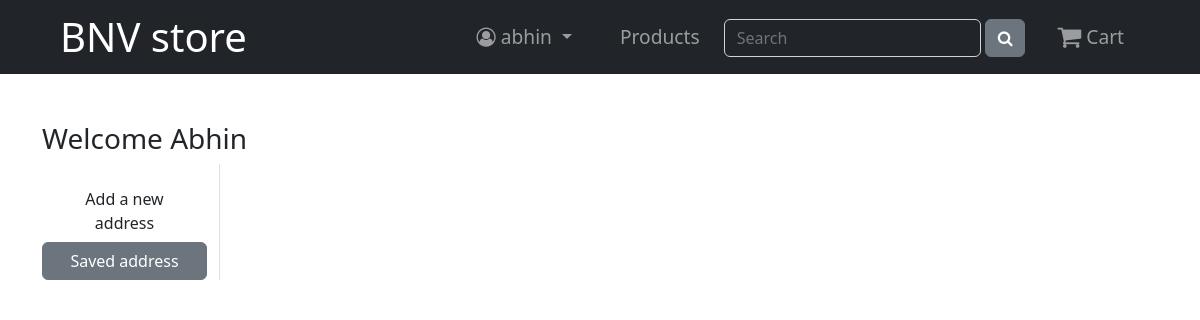
Page /address/ (signed in) on the earlier database version.
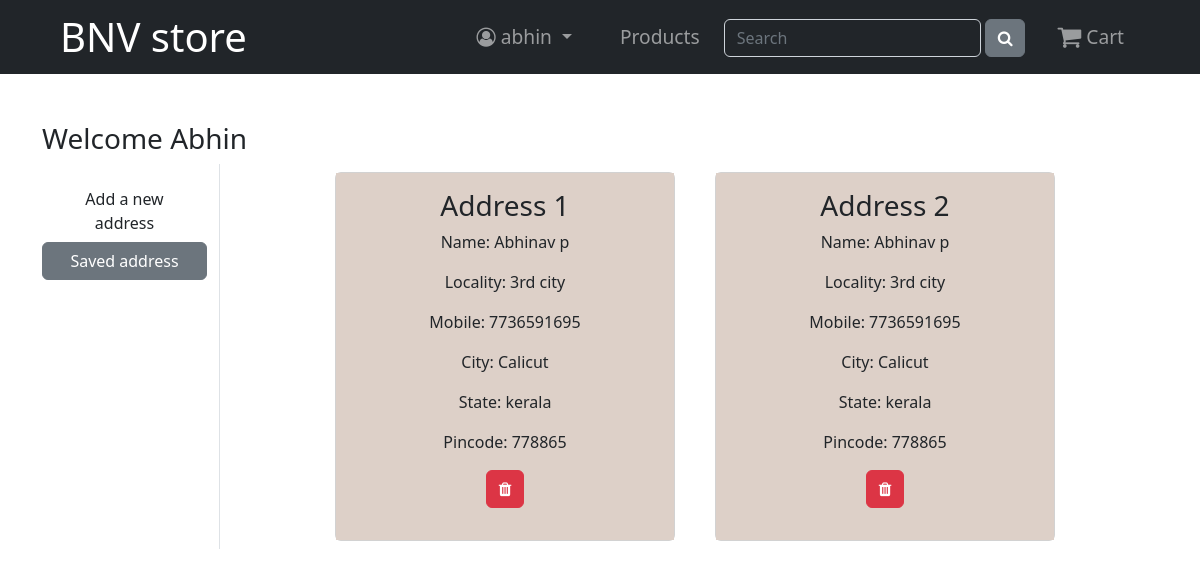
Same page on the later database version.
### app/models.py (models this page shows, shortened)
class Customer(models.Model):
    user = models.ForeignKey(User,on_delete=models.CASCADE)
    name = models.CharField(max_length=200)
    locality = models.CharField(max_length=200)
    city = models.CharField(max_length=50)
    mobile = models.IntegerField(default=0)
    zipcode = models.IntegerField()
    state = models.CharField(max_length=100)

### app/views.py (the view)
# urls.py: path('address/',views.address,name='address'),
def address(request):
    add=Customer.objects.filter(user=request.user)
    return render(request,'address.html',locals())

### app/templates/address.html (shortened to what this page needs)
{% extends 'base.html' %}
{% load static %}
{% block content %}
<div class="container my-5">
    <div class="row">
        <h3>Welcome<span class="text-capitalize">
            {{request.user}}
        </span></h3>
        <div class="col-sm-2 border-end">
            <li class="d-grid"><a href="{% url 'profile' %}" class="btn ">Add a new address</a></li>
            <li class="d-grid"><a href="{% url 'address' %}" class="btn btn-secondary">Saved address</a></li>
        </div>
    <div class="col-sm-8 offset-sm-1 text-center" >
        <div class="row">
            {% for ad in add %}
            <div class="col-sm-6">
                <div class="card m-2 ">
                    <div class="card-body" style="background-color: rgb(221,208,200);">
                        <h3>Address {{forloop.counter}}</h3>
                        <p>Name: {{ad.name}}</p>
                        <p>Locality: {{ad.locality}}</p>
                        <p>Mobile: {{ad.mobile}}</p>
                        <p>City: {{ad.city}}</p>
                        <p>State: {{ad.state}}</p>
                        <p>Pincode: {{ad.zipcode}}</p>
                        <p class="text-center"> <a href="#" type="button" class="delete-address btn btn-danger" aid={{ad.id}}><i class="fa fa-trash" aria-hidden="true"></i></a></p>
                    </div>
                </div>
            </div>
            {% endfor %}
        </div>
    </div>
    </div>
</div>
{% endblock %}

Differences in the rows shown:
added Customer: name "Abhinav p", locality "3rd city", mobile "7736591695", city "Calicut", state "kerala", zipcode "778865"
added Customer: name "Abhinav p", locality "3rd city", mobile "7736591695", city "Calicut", state "kerala", zipcode "778865"
